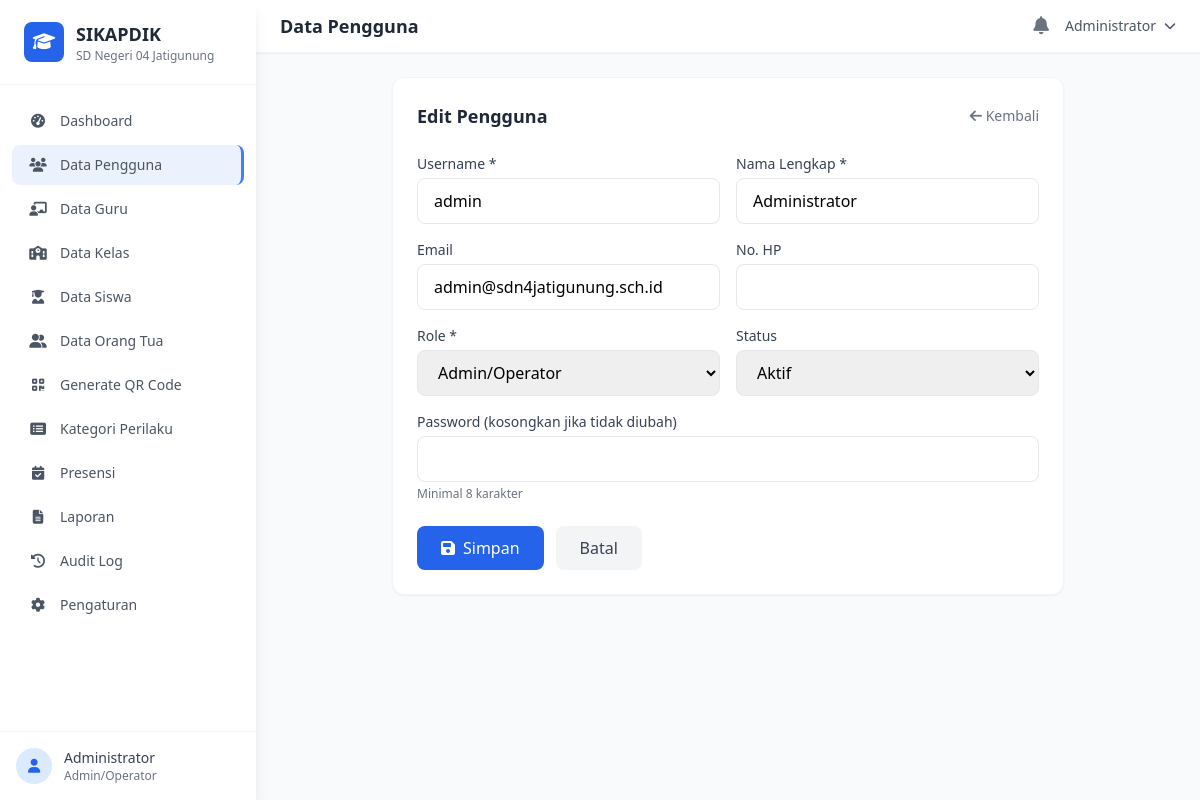
Page /modules/admin/users.php?action=edit&id=1 (signed in) on the committed database.
### tables this page shows
CREATE TABLE IF NOT EXISTS `users` (
    `id` INT(11) UNSIGNED AUTO_INCREMENT PRIMARY KEY,
    `username` VARCHAR(50) NOT NULL UNIQUE,
    `email` VARCHAR(100) DEFAULT NULL,
    `password` VARCHAR(255) NOT NULL,
    `full_name` VARCHAR(100) NOT NULL,
    `role` ENUM('admin','kepala_sekolah','wali_kelas','guru_mapel','orang_tua') NOT NULL,
    `phone` VARCHAR(20) DEFAULT NULL,
    `avatar` VARCHAR(255) DEFAULT NULL,
    `is_active` TINYINT(1) DEFAULT 1,
    `last_login` DATETIME DEFAULT NULL,
    `login_attempts` INT(3) DEFAULT 0,
    `locked_until` DATETIME DEFAULT NULL,
    `password_changed_at` DATETIME DEFAULT NULL,
    `created_at` TIMESTAMP DEFAULT CURRENT_TIMESTAMP,
    `updated_at` TIMESTAMP DEFAULT CURRENT_TIMESTAMP ON UPDATE CURRENT_TIMESTAMP
);

### includes/Helpers.php (called while the page is built, shortened)
<?php
function post($key, $default = '') {
    return isset($_POST[$key]) ? trim($_POST[$key]) : $default;
}
function get($key, $default = '') {
    return isset($_GET[$key]) ? trim($_GET[$key]) : $default;
}

### includes/Database.php (called while the page is built, shortened)
<?php
class Database {
    private static $instance = null;
    private $pdo;
    private function __construct() {
        try {
            $dsn = "mysql:host=" . DB_HOST . ";dbname=" . DB_NAME . ";charset=" . DB_CHARSET;
            $options = [
                PDO::ATTR_ERRMODE => PDO::ERRMODE_EXCEPTION,
                PDO::ATTR_DEFAULT_FETCH_MODE => PDO::FETCH_ASSOC,
                PDO::ATTR_EMULATE_PREPARES => false,
                PDO::MYSQL_ATTR_INIT_COMMAND => "SET NAMES " . DB_CHARSET
            ];
            $this->pdo = new PDO($dsn, DB_USER, DB_PASS, $options);
        } catch (PDOException $e) {
            error_log("Database connection failed: " . $e->getMessage());
            die("Koneksi database gagal. Silakan hubungi administrator.");
        }
    }
    public static function getInstance() {
        if (self::$instance === null) {
            self::$instance = new self();
        }
        return self::$instance;
    }
    public function query($sql, $params = []) {
        try {
            $stmt = $this->pdo->prepare($sql);
            $stmt->execute($params);
            return $stmt;
        } catch (PDOException $e) {
            error_log("Query error: " . $e->getMessage() . " | SQL: " . $sql);
            throw $e;
        }
    }
    public function fetch($sql, $params = []) {
        $stmt = $this->query($sql, $params);
        return $stmt->fetch();
    }
}

### modules/admin/users.php (the view, shortened to what this page needs)
<?php
$db = Database::getInstance();
$action = get('action', 'list');
$id = (int) get('id', 0);
include __DIR__ . '/../../templates/header.php';
if ($action === 'add' || ($action === 'edit' && $id > 0)):
    $user = $action === 'edit' ? $db->fetch("SELECT * FROM users WHERE id = ?", [$id]) : null;
?>
<div class="max-w-2xl mx-auto">
    <div class="bg-white rounded-xl shadow-sm border border-gray-100 p-6">
        <div class="flex items-center justify-between mb-6">
            <h3 class="text-lg font-semibold text-gray-800"><?= $action === 'add' ? 'Tambah Pengguna' : 'Edit Pengguna' ?></h3>
            <a href="<?= BASE_URL ?>modules/admin/users.php" class="text-sm text-gray-500 hover:text-gray-700"><i class="fas fa-arrow-left"></i> Kembali</a>
        </div>
        <form method="POST">
            <div class="grid grid-cols-1 md:grid-cols-2 gap-4 mb-4">
                <div>
                    <label class="block text-sm font-medium text-gray-700 mb-1">Username *</label>
                    <input type="text" name="username" value="<?= htmlspecialchars($user['username'] ?? post('username')) ?>" class="w-full px-4 py-2.5 border border-gray-200 rounded-lg focus:ring-2 focus:ring-blue-500 focus:border-transparent" required>
                </div>
                <div>
                    <label class="block text-sm font-medium text-gray-700 mb-1">Nama Lengkap *</label>
                    <input type="text" name="full_name" value="<?= htmlspecialchars($user['full_name'] ?? post('full_name')) ?>" class="w-full px-4 py-2.5 border border-gray-200 rounded-lg focus:ring-2 focus:ring-blue-500 focus:border-transparent" required>
                </div>
            </div>
            <div class="grid grid-cols-1 md:grid-cols-2 gap-4 mb-4">
                <div>
                    <label class="block text-sm font-medium text-gray-700 mb-1">Email</label>
                    <input type="email" name="email" value="<?= htmlspecialchars($user['email'] ?? post('email')) ?>" class="w-full px-4 py-2.5 border border-gray-200 rounded-lg focus:ring-2 focus:ring-blue-500 focus:border-transparent">
                </div>
                <div>
                    <label class="block text-sm font-medium text-gray-700 mb-1">No. HP</label>
                    <input type="text" name="phone" value="<?= htmlspecialchars($user['phone'] ?? post('phone')) ?>" class="w-full px-4 py-2.5 border border-gray-200 rounded-lg focus:ring-2 focus:ring-blue-500 focus:border-transparent">
                </div>
            </div>
            <div class="grid grid-cols-1 md:grid-cols-2 gap-4 mb-4">
                <div>
                    <label class="block text-sm font-medium text-gray-700 mb-1">Role *</label>
                    <select name="role" class="w-full px-4 py-2.5 border border-gray-200 rounded-lg focus:ring-2 focus:ring-blue-500 focus:border-transparent" required>
                        <?php foreach(['admin'=>'Admin/Operator','kepala_sekolah'=>'Kepala Sekolah','wali_kelas'=>'Wali Kelas','guru_mapel'=>'Guru Mapel','orang_tua'=>'Orang Tua'] as $val => $label): ?>
                        <option value="<?= $val ?>" <?= ($user['role'] ?? post('role')) === $val ? 'selected' : '' ?>><?= $label ?></option>
                        <?php endforeach; ?>
                    </select>
                </div>
                <div>
                    <label class="block text-sm font-medium text-gray-700 mb-1">Status</label>
                    <select name="is_active" class="w-full px-4 py-2.5 border border-gray-200 rounded-lg focus:ring-2 focus:ring-blue-500 focus:border-transparent">
                        <option value="1" <?= ($user['is_active'] ?? 1) == 1 ? 'selected' : '' ?>>Aktif</option>
                    </select>
                </div>
            </div>
            <div class="mb-6">
                <label class="block text-sm font-medium text-gray-700 mb-1">Password <?= $action === 'add' ? '*' : '(kosongkan jika tidak diubah)' ?></label>
                <input type="password" name="password" class="w-full px-4 py-2.5 border border-gray-200 rounded-lg focus:ring-2 focus:ring-blue-500 focus:border-transparent" <?= $action === 'add' ? 'required' : '' ?> minlength="8">
                <p class="text-xs text-gray-500 mt-1">Minimal 8 karakter</p>
            </div>
            <div class="flex gap-3">
                <button type="submit" class="px-6 py-2.5 bg-blue-600 text-white rounded-lg hover:bg-blue-700 transition flex items-center gap-2">
                    <i class="fas fa-save"></i> Simpan
                </button>
                <a href="<?= BASE_URL ?>modules/admin/users.php" class="px-6 py-2.5 bg-gray-100 text-gray-700 rounded-lg hover:bg-gray-200 transition">Batal</a>
            </div>
        </form>
    </div>
</div>
<?php endif; ?>
<?php include __DIR__ . '/../../templates/footer.php'; ?>

### rows in the picture
users: username "admin", full_name "Administrator", email "admin@sdn4jatigunung.sch.id", role "Admin/Operator", is_active "Aktif"

### other values in the picture
APP_NAME "SIKAPDIK"
SCHOOL_NAME "SD Negeri 04 Jatigunung"
$menu['label'] "Dashboard"
$menu['label'] "Data Pengguna"
$menu['label'] "Data Guru"
$menu['label'] "Data Kelas"
$menu['label'] "Data Siswa"
$menu['label'] "Data Orang Tua"
$menu['label'] "Generate QR Code"
$menu['label'] "Kategori Perilaku"
$menu['label'] "Presensi"
$menu['label'] "Laporan"
$menu['label'] "Audit Log"
$menu['label'] "Pengaturan"
$currentUser "Administrator"
